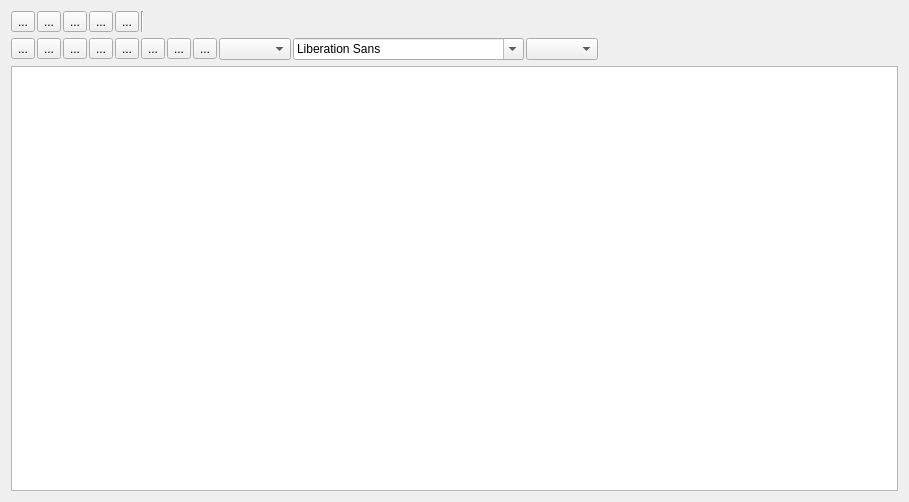
<?xml version="1.0" encoding="UTF-8"?>
<ui version="4.0">
 <class>ITextEditWidget</class>
 <widget class="QWidget" name="ITextEditWidget">
  <property name="geometry">
   <rect>
    <x>0</x>
    <y>0</y>
    <width>909</width>
    <height>502</height>
   </rect>
  </property>
  <property name="windowTitle">
   <string>Form</string>
  </property>
  <layout class="QVBoxLayout">
   <item>
    <layout class="QHBoxLayout">
     <property name="spacing">
      <number>2</number>
     </property>
     <item>
      <widget class="QToolButton" name="toolUndo">
       <property name="text">
        <string>...</string>
       </property>
       <property name="iconSize">
        <size>
         <width>24</width>
         <height>24</height>
        </size>
       </property>
      </widget>
     </item>
     <item>
      <widget class="QToolButton" name="toolRedo">
       <property name="text">
        <string>...</string>
       </property>
       <property name="iconSize">
        <size>
         <width>24</width>
         <height>24</height>
        </size>
       </property>
      </widget>
     </item>
     <item>
      <widget class="QToolButton" name="toolCut">
       <property name="text">
        <string>...</string>
       </property>
       <property name="iconSize">
        <size>
         <width>24</width>
         <height>24</height>
        </size>
       </property>
      </widget>
     </item>
     <item>
      <widget class="QToolButton" name="toolCopy">
       <property name="text">
        <string>...</string>
       </property>
       <property name="iconSize">
        <size>
         <width>24</width>
         <height>24</height>
        </size>
       </property>
      </widget>
     </item>
     <item>
      <widget class="QToolButton" name="toolPaste">
       <property name="text">
        <string>...</string>
       </property>
       <property name="iconSize">
        <size>
         <width>24</width>
         <height>24</height>
        </size>
       </property>
      </widget>
     </item>
     <item>
      <widget class="Line" name="line">
       <property name="orientation">
        <enum>Qt::Vertical</enum>
       </property>
      </widget>
     </item>
     <item>
      <spacer>
       <property name="orientation">
        <enum>Qt::Horizontal</enum>
       </property>
       <property name="sizeHint" stdset="0">
        <size>
         <width>40</width>
         <height>20</height>
        </size>
       </property>
      </spacer>
     </item>
    </layout>
   </item>
   <item>
    <layout class="QHBoxLayout">
     <property name="spacing">
      <number>2</number>
     </property>
     <item>
      <widget class="QToolButton" name="toolBold">
       <property name="text">
        <string>...</string>
       </property>
       <property name="iconSize">
        <size>
         <width>24</width>
         <height>24</height>
        </size>
       </property>
      </widget>
     </item>
     <item>
      <widget class="QToolButton" name="toolItalic">
       <property name="text">
        <string>...</string>
       </property>
       <property name="iconSize">
        <size>
         <width>24</width>
         <height>24</height>
        </size>
       </property>
      </widget>
     </item>
     <item>
      <widget class="QToolButton" name="toolUnder">
       <property name="text">
        <string>...</string>
       </property>
       <property name="iconSize">
        <size>
         <width>24</width>
         <height>24</height>
        </size>
       </property>
      </widget>
     </item>
     <item>
      <widget class="QToolButton" name="toolLeft">
       <property name="text">
        <string>...</string>
       </property>
       <property name="iconSize">
        <size>
         <width>24</width>
         <height>24</height>
        </size>
       </property>
      </widget>
     </item>
     <item>
      <widget class="QToolButton" name="toolCenter">
       <property name="text">
        <string>...</string>
       </property>
       <property name="iconSize">
        <size>
         <width>24</width>
         <height>24</height>
        </size>
       </property>
      </widget>
     </item>
     <item>
      <widget class="QToolButton" name="toolRight">
       <property name="text">
        <string>...</string>
       </property>
       <property name="iconSize">
        <size>
         <width>24</width>
         <height>24</height>
        </size>
       </property>
      </widget>
     </item>
     <item>
      <widget class="QToolButton" name="toolBlock">
       <property name="text">
        <string>...</string>
       </property>
       <property name="iconSize">
        <size>
         <width>24</width>
         <height>24</height>
        </size>
       </property>
      </widget>
     </item>
     <item>
      <widget class="QToolButton" name="toolColor">
       <property name="text">
        <string>...</string>
       </property>
       <property name="iconSize">
        <size>
         <width>24</width>
         <height>24</height>
        </size>
       </property>
      </widget>
     </item>
     <item>
      <widget class="QComboBox" name="comboStyle"/>
     </item>
     <item>
      <widget class="QFontComboBox" name="comboFont"/>
     </item>
     <item>
      <widget class="QComboBox" name="comboSize"/>
     </item>
     <item>
      <spacer>
       <property name="orientation">
        <enum>Qt::Horizontal</enum>
       </property>
       <property name="sizeHint" stdset="0">
        <size>
         <width>40</width>
         <height>20</height>
        </size>
       </property>
      </spacer>
     </item>
    </layout>
   </item>
   <item>
    <widget class="QTextEdit" name="textEdit"/>
   </item>
  </layout>
 </widget>
 <resources/>
 <connections/>
</ui>
